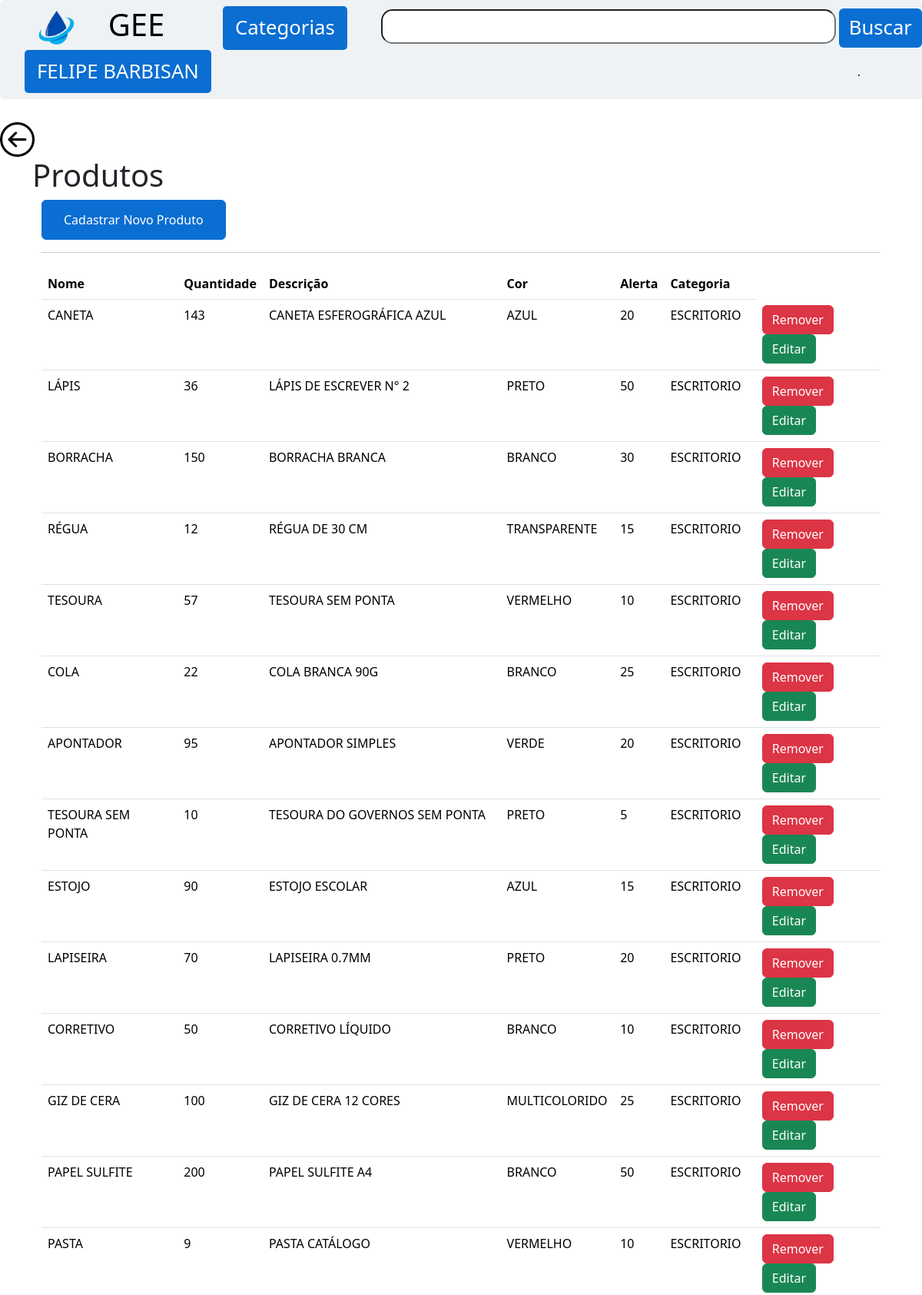
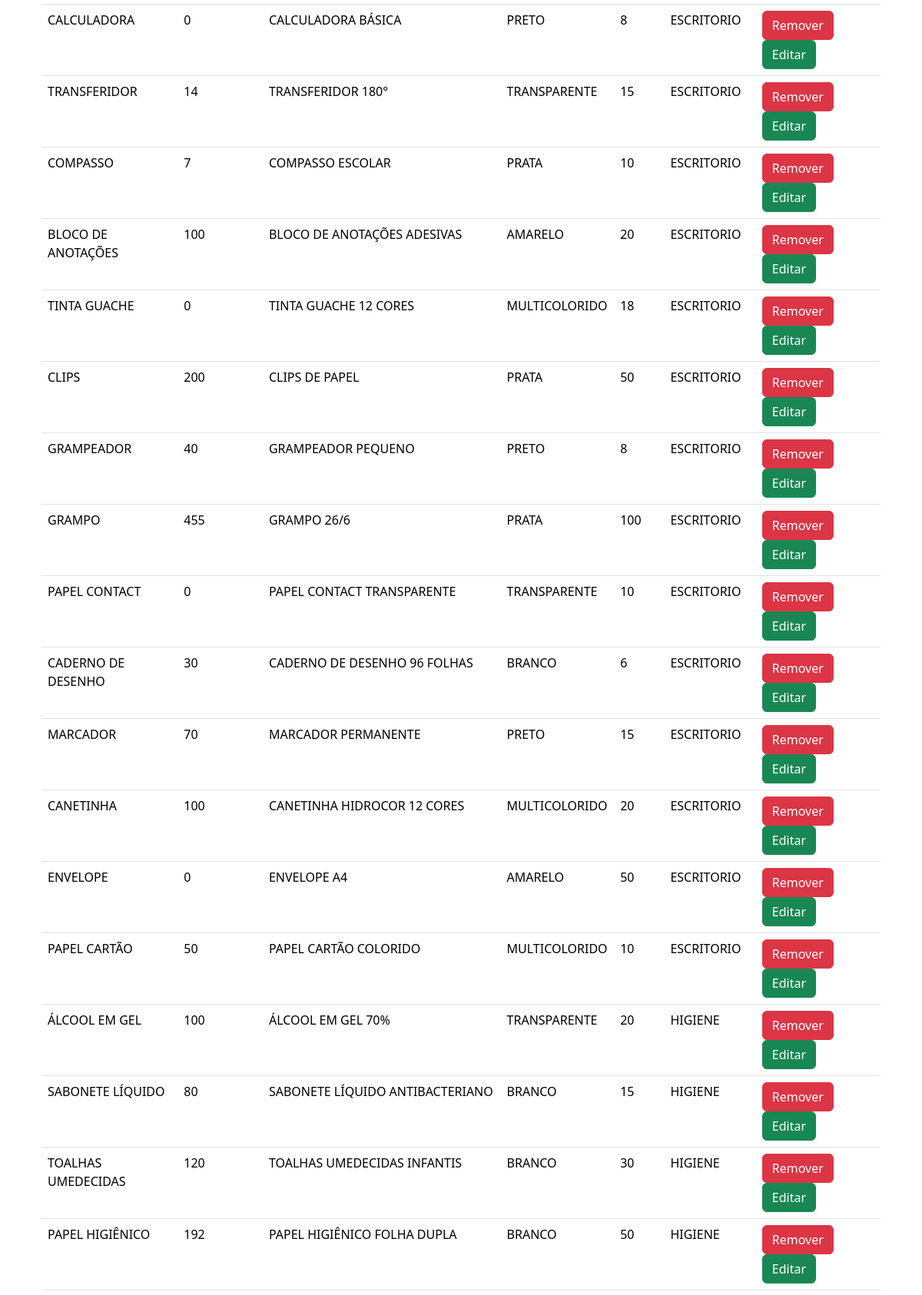
Screenshot of /pageAdm/Produto/produtoAdm.php (signed in, upper part) with the database file from the repository (2 pictures, top to bottom).
### tables this page shows
CREATE TABLE `produto` (
  `pro_cod` int(11) NOT NULL,
  `pro_nome` varchar(20) NOT NULL,
  `pro_quant` int(11) NOT NULL,
  `pro_descricao` varchar(100) DEFAULT NULL,
  `pro_cor` varchar(30) DEFAULT NULL,
  `pro_limite` int(11) DEFAULT 20,
  `pro_IsActive` bit(1) NOT NULL,
  `cat_cod` int(11) NOT NULL
);

CREATE TABLE `categoria` (
  `cat_cod` int(11) NOT NULL,
  `cat_nome` varchar(25) NOT NULL,
  `cat_IsActive` bit(1) NOT NULL
);

### pageAdm/Produto/produtoAdm.php (the view, shortened to what this page needs)
<?php
include_once ("../../navBar.php");
?>
<a href='../adm.php' class="btn_voltar"> <img src="\Prj_GEE/img/seta_voltar.png" width="45em"> </a>
<div class="container">
<h1>Produtos</h1>
<div class="container">
    <a href="formInPro.php" class="btn btn-primary btncad btnAzul">Cadastrar Novo Produto</a>
<hr>
    <body class="BodyTable">
        <div class="containerTable">
            <table class="table">
                <thead>
                    <tr>
                        <th scope="col"class="alinhamento">Nome</th>
                    <th scope="col"class="alinhamento">Quantidade</th>
                <th scope="col"class="alinhamento">Descrição</th>
            <th scope="col"class="alinhamento">Cor</th>
            <th scope="col"class="alinhamento">Alerta</th>
        <th scope="col"class="alinhamento">Categoria</th>
    </tr>
</thead>
<tbody>
    <?php
                    if(isset($_POST['buscar'])){
                        $busc = mb_strtoupper($_POST['buscar']);
                        $slq = mysqli_query($conexao, "SELECT p.pro_cod as cod,p.pro_cor as cor,p.pro_nome as nome,p.pro_quant as quant,p.pro_descricao as descri,c.cat_nome as nomecat,p.pro_limite as limite,p.pro_IsActive as active,c.cat_IsActive as activecat FROM produto as p INNER JOIN categoria as c on c.cat_cod=p.cat_cod WHERE p.pro_nome LIKE '%".$busc."%'");
                    } else{
                        $slq = mysqli_query($conexao, "SELECT p.pro_cod as cod,p.pro_cor as cor,p.pro_nome as nome,p.pro_quant as quant,p.pro_descricao as descri,c.cat_nome as nomecat,p.pro_limite as limite,p.pro_IsActive as active,c.cat_IsActive as activecat FROM produto as p INNER JOIN categoria as c on c.cat_cod=p.cat_cod");
                    }
                    while ($lista = mysqli_fetch_array($slq)) {
                        if ($lista['active'] == true && $lista['activecat'] == true) {
                            ?>
                            <tr>
                                <td><?php echo $lista['nome']; ?></td>
                            <td><?php echo $lista['quant']; ?></td>
                        <td><?php echo $lista['descri']; ?></td>
                    <td><?php echo $lista['cor']; ?></td>
                    <td><?php echo $lista['limite']; ?></td>
                <td><?php echo $lista['nomecat']; ?> </td>
                <td><a href="formRePro.php?cod='<?php echo $lista['cod'] ?>'" class="btn btn-danger">Remover</a>
                <a href="formAltPro.php?cod='<?php echo $lista['cod'] ?>'" class="btn btn-success">Editar</a>
            </td>
            </tr>
        <?php }
                    }
                    ; ?>
</tbody>
</table>
</div>
</div>
</div>

### style.css (style rules this page uses)
body { font-family: "Poppins", sans-serif ; }
.btnAzul { --bs-btn-bg: #0a6ed2 !important; --bs-btn-border-color: #0a6ed2 !important; --bs-btn-hover-bg: #4eb2f5 !important; --bs-btn-hover-border-color: #4eb2f5 !important; }
.btncad { --bs-btn-padding-x: 1.75rem !important; --bs-btn-padding-y: 0.80rem !important; }
::placeholder { text-align: left; padding-left: 3px; font-size: 30px; }
.table { --bs-table-bg: #EFF2F4; }
th { text-align: left !important; }
td { text-align: left !important; }
.containerTable { width: 100%; text-align: center; margin-top: 20px; }
.alinhamento { text-align: left; }

### rows the page displays
produto: pro_nome "CANETA", pro_quant "143", pro_descricao "CANETA ESFEROGRÁFICA AZUL", pro_cor "AZUL", pro_limite "20", cat_cod.cat_nome "ESCRITORIO"
produto: pro_nome "LÁPIS", pro_quant "36", pro_descricao "LÁPIS DE ESCREVER N° 2", pro_cor "PRETO", pro_limite "50", cat_cod.cat_nome "ESCRITORIO"
produto: pro_nome "BORRACHA", pro_quant "150", pro_descricao "BORRACHA BRANCA", pro_cor "BRANCO", pro_limite "30", cat_cod.cat_nome "ESCRITORIO"
produto: pro_nome "RÉGUA", pro_quant "12", pro_descricao "RÉGUA DE 30 CM", pro_cor "TRANSPARENTE", pro_limite "15", cat_cod.cat_nome "ESCRITORIO"
produto: pro_nome "TESOURA", pro_quant "57", pro_descricao "TESOURA SEM PONTA", pro_cor "VERMELHO", pro_limite "10", cat_cod.cat_nome "ESCRITORIO"
produto: pro_nome "COLA", pro_quant "22", pro_descricao "COLA BRANCA 90G", pro_cor "BRANCO", pro_limite "25", cat_cod.cat_nome "ESCRITORIO"
produto: pro_nome "APONTADOR", pro_quant "95", pro_descricao "APONTADOR SIMPLES", pro_cor "VERDE", pro_limite "20", cat_cod.cat_nome "ESCRITORIO"
produto: pro_nome "TESOURA SEM PONTA", pro_quant "10", pro_descricao "TESOURA DO GOVERNOS SEM PONTA", pro_cor "PRETO", pro_limite "5", cat_cod.cat_nome "ESCRITORIO"
produto: pro_nome "ESTOJO", pro_quant "90", pro_descricao "ESTOJO ESCOLAR", pro_cor "AZUL", pro_limite "15", cat_cod.cat_nome "ESCRITORIO"
produto: pro_nome "LAPISEIRA", pro_quant "70", pro_descricao "LAPISEIRA 0.7MM", pro_cor "PRETO", pro_limite "20", cat_cod.cat_nome "ESCRITORIO"
produto: pro_nome "CORRETIVO", pro_quant "50", pro_descricao "CORRETIVO LÍQUIDO", pro_cor "BRANCO", pro_limite "10", cat_cod.cat_nome "ESCRITORIO"
produto: pro_nome "GIZ DE CERA", pro_quant "100", pro_descricao "GIZ DE CERA 12 CORES", pro_cor "MULTICOLORIDO", pro_limite "25", cat_cod.cat_nome "ESCRITORIO"
produto: pro_nome "PAPEL SULFITE", pro_quant "200", pro_descricao "PAPEL SULFITE A4", pro_cor "BRANCO", pro_limite "50", cat_cod.cat_nome "ESCRITORIO"
produto: pro_nome "PASTA", pro_quant "9", pro_descricao "PASTA CATÁLOGO", pro_cor "VERMELHO", pro_limite "10", cat_cod.cat_nome "ESCRITORIO"
produto: pro_nome "CALCULADORA", pro_quant "0", pro_descricao "CALCULADORA BÁSICA", pro_cor "PRETO", pro_limite "8", cat_cod.cat_nome "ESCRITORIO"
produto: pro_nome "TRANSFERIDOR", pro_quant "14", pro_descricao "TRANSFERIDOR 180°", pro_cor "TRANSPARENTE", pro_limite "15", cat_cod.cat_nome "ESCRITORIO"
produto: pro_nome "COMPASSO", pro_quant "7", pro_descricao "COMPASSO ESCOLAR", pro_cor "PRATA", pro_limite "10", cat_cod.cat_nome "ESCRITORIO"
produto: pro_nome "BLOCO DE ANOTAÇÕES", pro_quant "100", pro_descricao "BLOCO DE ANOTAÇÕES ADESIVAS", pro_cor "AMARELO", pro_limite "20", cat_cod.cat_nome "ESCRITORIO"
produto: pro_nome "TINTA GUACHE", pro_quant "0", pro_descricao "TINTA GUACHE 12 CORES", pro_cor "MULTICOLORIDO", pro_limite "18", cat_cod.cat_nome "ESCRITORIO"
produto: pro_nome "CLIPS", pro_quant "200", pro_descricao "CLIPS DE PAPEL", pro_cor "PRATA", pro_limite "50", cat_cod.cat_nome "ESCRITORIO"
produto: pro_nome "GRAMPEADOR", pro_quant "40", pro_descricao "GRAMPEADOR PEQUENO", pro_cor "PRETO", pro_limite "8", cat_cod.cat_nome "ESCRITORIO"
produto: pro_nome "GRAMPO", pro_quant "455", pro_descricao "GRAMPO 26/6", pro_cor "PRATA", pro_limite "100", cat_cod.cat_nome "ESCRITORIO"
produto: pro_nome "PAPEL CONTACT", pro_quant "0", pro_descricao "PAPEL CONTACT TRANSPARENTE", pro_cor "TRANSPARENTE", pro_limite "10", cat_cod.cat_nome "ESCRITORIO"
produto: pro_nome "CADERNO DE DESENHO", pro_quant "30", pro_descricao "CADERNO DE DESENHO 96 FOLHAS", pro_cor "BRANCO", pro_limite "6", cat_cod.cat_nome "ESCRITORIO"
produto: pro_nome "MARCADOR", pro_quant "70", pro_descricao "MARCADOR PERMANENTE", pro_cor "PRETO", pro_limite "15", cat_cod.cat_nome "ESCRITORIO"
produto: pro_nome "CANETINHA", pro_quant "100", pro_descricao "CANETINHA HIDROCOR 12 CORES", pro_cor "MULTICOLORIDO", pro_limite "20", cat_cod.cat_nome "ESCRITORIO"
produto: pro_nome "ENVELOPE", pro_quant "0", pro_descricao "ENVELOPE A4", pro_cor "AMARELO", pro_limite "50", cat_cod.cat_nome "ESCRITORIO"
produto: pro_nome "PAPEL CARTÃO", pro_quant "50", pro_descricao "PAPEL CARTÃO COLORIDO", pro_cor "MULTICOLORIDO", pro_limite "10", cat_cod.cat_nome "ESCRITORIO"
produto: pro_nome "ÁLCOOL EM GEL", pro_quant "100", pro_descricao "ÁLCOOL EM GEL 70%", pro_cor "TRANSPARENTE", pro_limite "20", cat_cod.cat_nome "HIGIENE"
produto: pro_nome "SABONETE LÍQUIDO", pro_quant "80", pro_descricao "SABONETE LÍQUIDO ANTIBACTERIANO", pro_cor "BRANCO", pro_limite "15", cat_cod.cat_nome "HIGIENE"
produto: pro_nome "TOALHAS UMEDECIDAS", pro_quant "120", pro_descricao "TOALHAS UMEDECIDAS INFANTIS", pro_cor "BRANCO", pro_limite "30", cat_cod.cat_nome "HIGIENE"
produto: pro_nome "PAPEL HIGIÊNICO", pro_quant "192", pro_descricao "PAPEL HIGIÊNICO FOLHA DUPLA", pro_cor "BRANCO", pro_limite "50", cat_cod.cat_nome "HIGIENE"

### other values shown
$_SESSION['nome'] "FELIPE BARBISAN"
